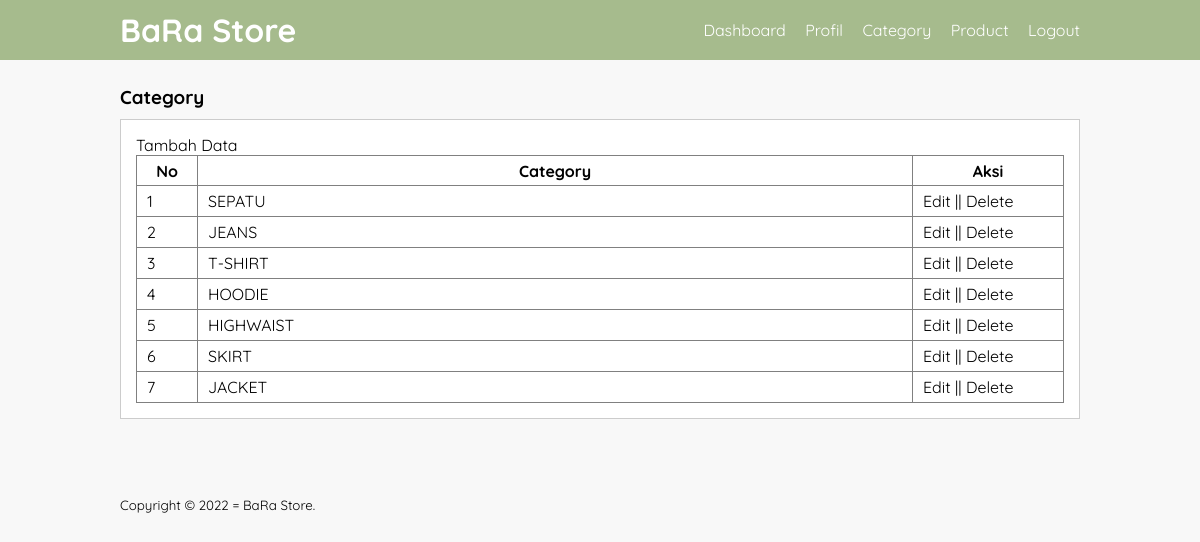
The app's page /Chapter4/category.php (signed in) with its own data.
### tables this page shows
CREATE TABLE `tb_category` (
  `category_id` int(11) NOT NULL,
  `category_name` varchar(25) NOT NULL
);

### Chapter4/category.php (the view, shortened to what this page needs)
<?php
  include 'db.php';
?>
<!DOCTYPE html>
<html lang="en">
<head>
    <link rel="stylesheet" type="text/css" href="Css/style.css">
</head>
<body>
    <header>
        <div class="container">
        <h1><a href="dashboard.php">BaRa Store</a></h1>
        <ul>
            <li><a href="dashboard.php">Dashboard</a></li>
            <li><a href="profil.php">Profil</a></li>
            <li><a href="category.php">Category</a></li>
            <li><a href="data_product.php">Product</a></li>
            <li><a href="logout.php">Logout</a></li>
        </ul>
        </div>
    </header>
    <div class="section">
        <div class="container">
            <h3>Category</h3>
            <div class="box">
                <p><a href="tambah_category.php">Tambah Data</a></p>
            <table border="1" cellspacing="0" class="table">
                    <thead>
                        <tr>
                            <th width="60px">No</th>
                            <th>Category</th>
                            <th width="150px">Aksi</th>
                        </tr>
                    </thead>
                    <tbody>
                        <?php
                        $no = 1;
                        $category = mysqli_query($conn, "SELECT * FROM tb_category ORDER BY category_id DESC");
                        if(mysqli_num_rows($category) > 0){
                        while($row = mysqli_fetch_array($category)){
                        ?>
                        <tr>
                            <td><?php echo $no++ ?></td>
                            <td><?php echo $row ['category_name']?></td>
                            <td>
                                <a href="edit_category.php?id=<?php echo $row ['category_id']?>">Edit</a> || <a href="proses_delete.php?idc=<?php echo $row['category_id']?>" onclick="return confirm('Yakin ingin hapus ?')">Delete</a>
                            </td>
                        </tr>
                        <?php }}else{ ?>
                            <tr>
                                <td colspan="3">Tidak ada data</td>
                            </tr>
                        <?php } ?>
                    </tbody>
                </table>
            </div>
        </div>
    </div>
    <footer>
        <div class="container">
            <small>Copyright &copy; 2022 = BaRa Store.</small>
        </div>
    </footer>
</body>
</html>

### Chapter4/css/style.css (style rules this page uses)
* { padding: 0; margin: 0; font-family: 'Quicksand', sans-serif; }
body { background-color: #f8f8f8; }
a { color: inherit; text-decoration: none; }
header { background-color: #A6BB8D; color: #fff; }
header h1 { float: left; padding: 10px 0; }
header ul { float: right; }
header ul li { display: inline-block; }
header ul li a { padding: 20px 0 20px 15px; display: inline-block; }
footer { padding: 25px 0; }
.container { width: 80%; margin: 0 auto; }
.container:after { content: ''; display: block; clear: both; }
.section { padding: 25px 0; }
.box { background-color: #fff; border: 1px solid #ccc; padding: 15px; box-sizing: border-box; margin: 10px 0 25px 0; }
.box:after { content: ''; display: block; clear: both; }
.table { width: 100%; border-collapse: collapse; }
.table tr { height: 30px; }
.table tr td { padding: 5px 10px; }

### records on screen
tb_category: category_name "SEPATU"
tb_category: category_name "JEANS"
tb_category: category_name "T-SHIRT"
tb_category: category_name "HOODIE"
tb_category: category_name "HIGHWAIST"
tb_category: category_name "SKIRT"
tb_category: category_name "JACKET"
